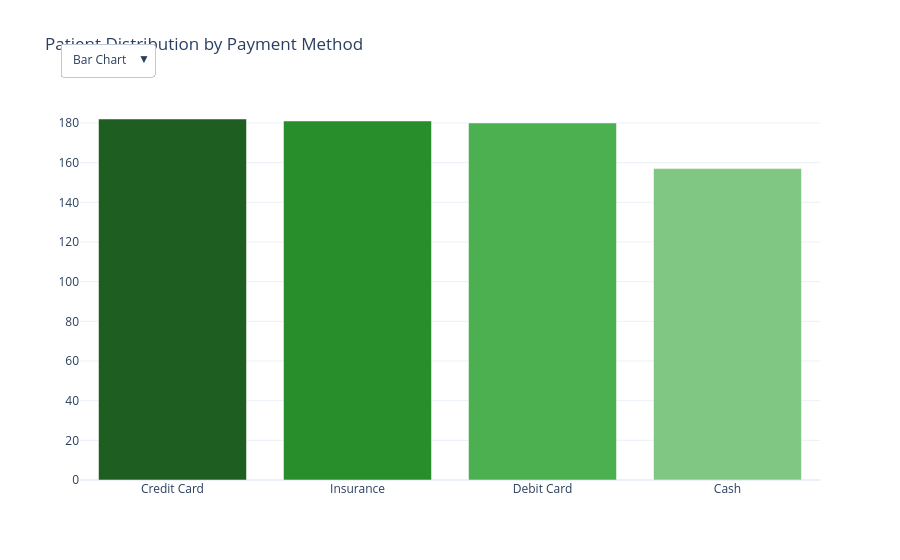

The notebook cell this image was saved under:
### Code cell
method_counts = df['Payment_Method'].value_counts().reset_index()
method_counts.columns = ['Method', 'Count']

bar_pie_2_fig = go.Figure()

bar_pie_2_fig.add_trace(go.Bar(
    x=method_counts['Method'],
    y=method_counts['Count'],
    marker_color=["#1E5E21", "#288D2B",'#4CAF50',  '#81C784'],
    visible=True
))

bar_pie_2_fig.add_trace(go.Pie(
    labels=method_counts['Method'],
    values=method_counts['Count'],
    marker=dict(colors=["#1E5E21", "#288D2B",'#4CAF50',  '#81C784']),
    visible=False
))

bar_pie_2_fig.update_layout(
    title='Patient Distribution by Payment Method',
    template='plotly_white',
    updatemenus=[
        dict(
            type="dropdown",
            direction="down",
            x=0.1,
            y=1.15,
            showactive=True,
            buttons=list([
                dict(
                    label="Bar Chart",
                    method="update",
                    args=[{"visible": [True, False]}, 
                          {"yaxis": {"title": "Number of Patients"}, 
                           "xaxis": {"title": "Status"}}]
                ),
                dict(
                    label="Pie Chart",
                    method="update",
                    args=[{"visible": [False, True]}, 
                          {"yaxis": {"visible": False}, 
                           "xaxis": {"visible": False}}]
                )
            ]),
        )
    ]
)

bar_pie_2_fig.show()

### Figure 1 — Plotly figure (JSON) as saved in the notebook; plotly's stock layout.template omitted (floating-point values rounded to 4 significant figures)
{"data": [{"marker": {"color": ["#1E5E21", "#288D2B", "#4CAF50", "#81C784"]}, "type": "bar", "visible": true, "x": ["Credit Card", "Insurance", "Debit Card", "Cash"], "y": [182, 181, 180, 157]}, {"labels": ["Credit Card", "Insurance", "Debit Card", "Cash"], "marker": {"colors": ["#1E5E21", "#288D2B", "#4CAF50", "#81C784"]}, "type": "pie", "values": [182, 181, 180, 157], "visible": false}], "layout": {"title": {"text": "Patient Distribution by Payment Method"}, "updatemenus": [{"buttons": [{"args": [{"visible": [true, false]}, {"xaxis": {"title": "Status"}, "yaxis": {"title": "Number of Patients"}}], "label": "Bar Chart", "method": "update"}, {"args": [{"visible": [false, true]}, {"xaxis": {"visible": false}, "yaxis": {"visible": false}}], "label": "Pie Chart", "method": "update"}], "direction": "down", "showactive": true, "type": "dropdown", "x": 0.1, "y": 1.15}]}}
